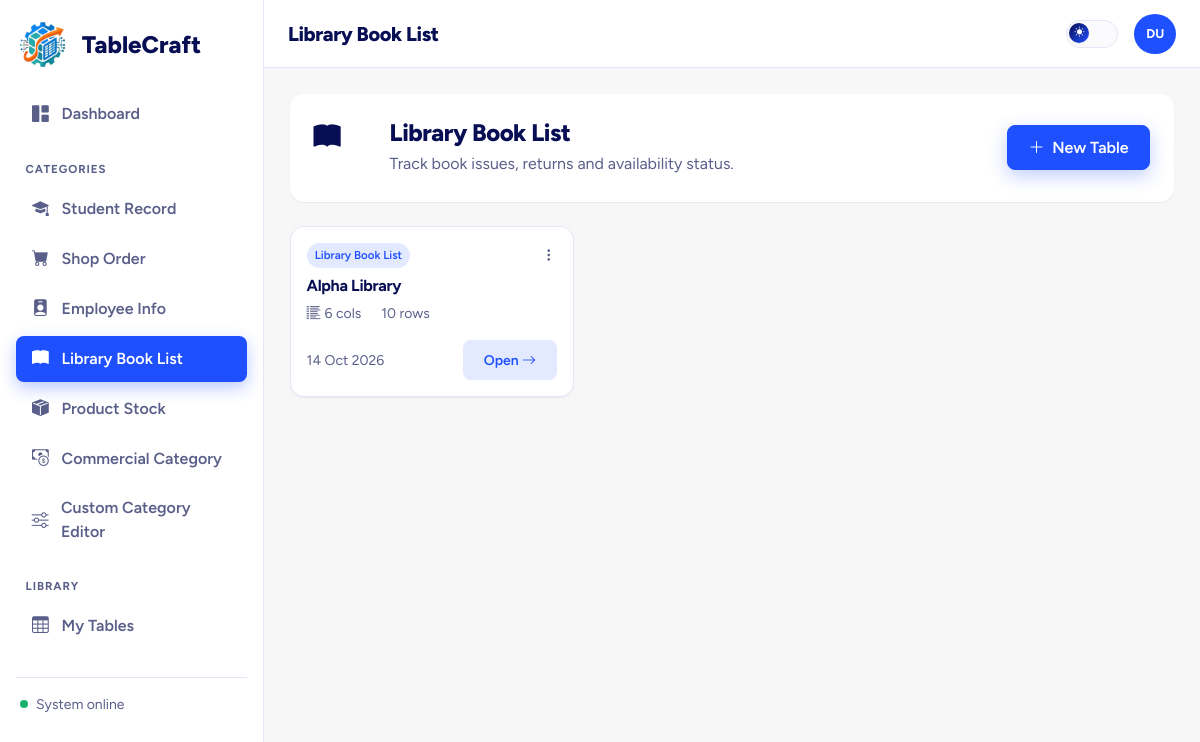
The app's page /categories/library_books.php (signed in) with its own data.
### tables this page shows
CREATE TABLE IF NOT EXISTS `data_tables` (
  `id` int NOT NULL AUTO_INCREMENT,
  `user_id` int NOT NULL,
  `category` varchar(50) NOT NULL,
  `title` varchar(150) NOT NULL,
  `theme_mode` enum('bright','dark') DEFAULT 'bright',
  `accent_color` varchar(7) DEFAULT '#080E53',
  `font_family` varchar(50) DEFAULT 'Figtree',
  `is_commercial` tinyint(1) DEFAULT '0',
  `created_at` datetime DEFAULT CURRENT_TIMESTAMP,
  `updated_at` datetime DEFAULT CURRENT_TIMESTAMP ON UPDATE CURRENT_TIMESTAMP,
  PRIMARY KEY (`id`),
  KEY `user_id` (`user_id`)
);

### categories/library_books.php (called while the page is built, shortened)
<?php
require_once __DIR__ . '/../config/db.php';
require __DIR__ . '/../includes/header.php';
$categoryKey = 'library_books';
require __DIR__ . '/../includes/category_page_body.php';
require __DIR__ . '/../includes/footer.php';

### includes/category_page_body.php (the view, shortened to what this page needs)
<?php
$map = tc_category_map();
$cat = $map[$categoryKey];
$userId = $_SESSION['user_id'];
$stmt = mysqli_prepare($conn, 'SELECT id, title, theme_mode, accent_color, updated_at,
    (SELECT COUNT(*) FROM table_rows WHERE table_id = data_tables.id) AS row_count,
    (SELECT COUNT(*) FROM table_columns WHERE table_id = data_tables.id) AS col_count
    FROM data_tables WHERE user_id = ? AND category = ? ORDER BY updated_at DESC');
mysqli_stmt_bind_param($stmt, 'is', $userId, $categoryKey);
mysqli_stmt_execute($stmt);
$tables = mysqli_fetch_all(mysqli_stmt_get_result($stmt), MYSQLI_ASSOC);
?>
<div class="tc-card stagger-item p-4 mb-4" style="border:none; background:var(--surface);">
  <div class="d-flex flex-wrap align-items-center gap-3">
    <div class="icon-badge" style="width:60px;height:60px;font-size:1.7rem;margin-bottom:0;"><i class="bi <?= $cat['icon'] ?>"></i></div>
    <div class="flex-grow-1">
      <h4 class="fw-800 mb-1"><?= htmlspecialchars($cat['label']) ?></h4>
      <p class="text-soft mb-0"><?= htmlspecialchars($cat['desc']) ?></p>
    </div>
    <button class="btn btn-primary" data-bs-toggle="modal" data-bs-target="#newTableModal"><i class="bi bi-plus-lg me-1"></i> New Table</button>
  </div>
</div>
<?php if (empty($tables)): ?>
  <div class="tc-table-wrap">
    <div class="empty-state">
      <i class="bi <?= $cat['icon'] ?>"></i>
      <p class="fw-600 mb-1" style="color:var(--text)">No <?= htmlspecialchars(strtolower($cat['label'])) ?> tables yet</p>
      <p class="small mb-3">Default columns: <?= htmlspecialchars(implode(', ', array_map(function($c){ return $c['name']; }, $cat['columns']))) ?></p>
      <button class="btn btn-primary" data-bs-toggle="modal" data-bs-target="#newTableModal"><i class="bi bi-plus-lg me-1"></i> Create your first table</button>
    </div>
  </div>
<?php else: ?>
  <div class="row g-3">
    <?php $i = 0; foreach ($tables as $t): $i++; ?>
      <div class="col-md-6 col-xl-4">
        <div class="tc-card tc-elevate stagger-item p-3" style="animation-delay:<?= $i * 50 ?>ms">
          <div class="d-flex justify-content-between align-items-start mb-2">
            <span class="badge-category"><?= htmlspecialchars($cat['label']) ?></span>
            <div class="dropdown">
              <button class="btn btn-sm btn-link text-soft p-0" data-bs-toggle="dropdown"><i class="bi bi-three-dots-vertical"></i></button>
            </div>
          </div>
          <h6 class="fw-700 mb-2"><?= htmlspecialchars($t['title']) ?></h6>
          <div class="d-flex gap-3 text-soft small mb-3">
            <span><i class="bi bi-list-columns-reverse me-1"></i><?= (int)$t['col_count'] ?> cols</span>
            <span><i class="bi bi-rows me-1"></i><?= (int)$t['row_count'] ?> rows</span>
          </div>
          <div class="d-flex justify-content-between align-items-center">
            <span class="text-soft small"><?= date('d M Y', strtotime($t['updated_at'])) ?></span>
            <a href="../table_view.php?id=<?= $t['id'] ?>" class="btn btn-sm btn-soft">Open <i class="bi bi-arrow-right"></i></a>
          </div>
        </div>
      </div>
    <?php endforeach; ?>
  </div>
<?php endif; ?>

### assets/css/style.css (style rules this page uses)
:root { --navy: #080E53; --blue: #1F50FF; --blue-soft: rgba(31,80,255,.12); --mist: #F7F7F7; --white: #FFFFFF; --bg: var(--mist); --surface: var(--white); --surface-2: #FBFBFE; --text: var(--navy); --text-soft: #5A5F8A; --border: #E4E6F5; --accent: var(--blue); --accent-2: #4B74FF; --success: #17B26A; --danger: #E5484D; --warning: #F5A524; --shadow-sm: 0 1px 2px rgba(8,14,83,.06); --shadow-md: 0 8px 24px rgba(8,14,83,.08); --shadow-lg: 0 20px 48px rgba(8,14,83,.14); --radius-sm: 8px; --radius-md: 14px; --radius-lg: 22px; --font: 'Figtree', -apple-system, BlinkMacSystemFont, 'Segoe UI', sans-serif; }
* { box-sizing: border-box; }
html { scroll-behavior: smooth; }
body { font-family: var(--font); background: var(--bg); color: var(--text); transition: background .35s ease, color .35s ease; -webkit-font-smoothing: antialiased; }
a { color: var(--accent); text-decoration: none; }
h1,h2,h3,h4,h5,h6 { font-weight: 700; color: var(--text); letter-spacing: -.02em; }
.text-soft { color: var(--text-soft) !important; }
.fw-800 { font-weight: 800; }
.btn { font-family: var(--font); font-weight: 600; border-radius: var(--radius-sm); padding: .6rem 1.3rem; transition: transform .15s ease, box-shadow .15s ease, background .2s ease; }
.btn-primary { background: var(--accent); border-color: var(--accent); box-shadow: 0 6px 18px rgba(31,80,255,.28); }
.btn-soft { background: var(--blue-soft); color: var(--accent); border:none; font-weight:600; }
.tc-card { background: var(--surface); border:1px solid var(--border); border-radius: var(--radius-md); box-shadow: var(--shadow-sm); transition: transform .25s ease, box-shadow .25s ease, border-color .25s ease; }
.stagger-item { opacity:0; animation: fadeSlideUp .55s cubic-bezier(.2,.8,.2,1) forwards; }
.badge-category { font-weight:600; padding:.35em .7em; border-radius:20px; font-size:.72rem; background: var(--blue-soft); color: var(--accent); }

### records on screen
data_tables: title "Alpha Library", col_count "6", row_count "10", updated_at "14 Oct 2026"

### other values on screen
$item['label'] "Dashboard"
$item['label'] "Student Record"
$item['label'] "Shop Order"
$item['label'] "Employee Info"
$item['label'] "Library Book List"
$item['label'] "Product Stock"
$item['label'] "Commercial Category"
$item['label'] "Custom Category Editor"
$pageTitle "Library Book List"
$initials "DU"
$cat['label'] "Library Book List"
$cat['desc'] "Track book issues, returns and availability status."
